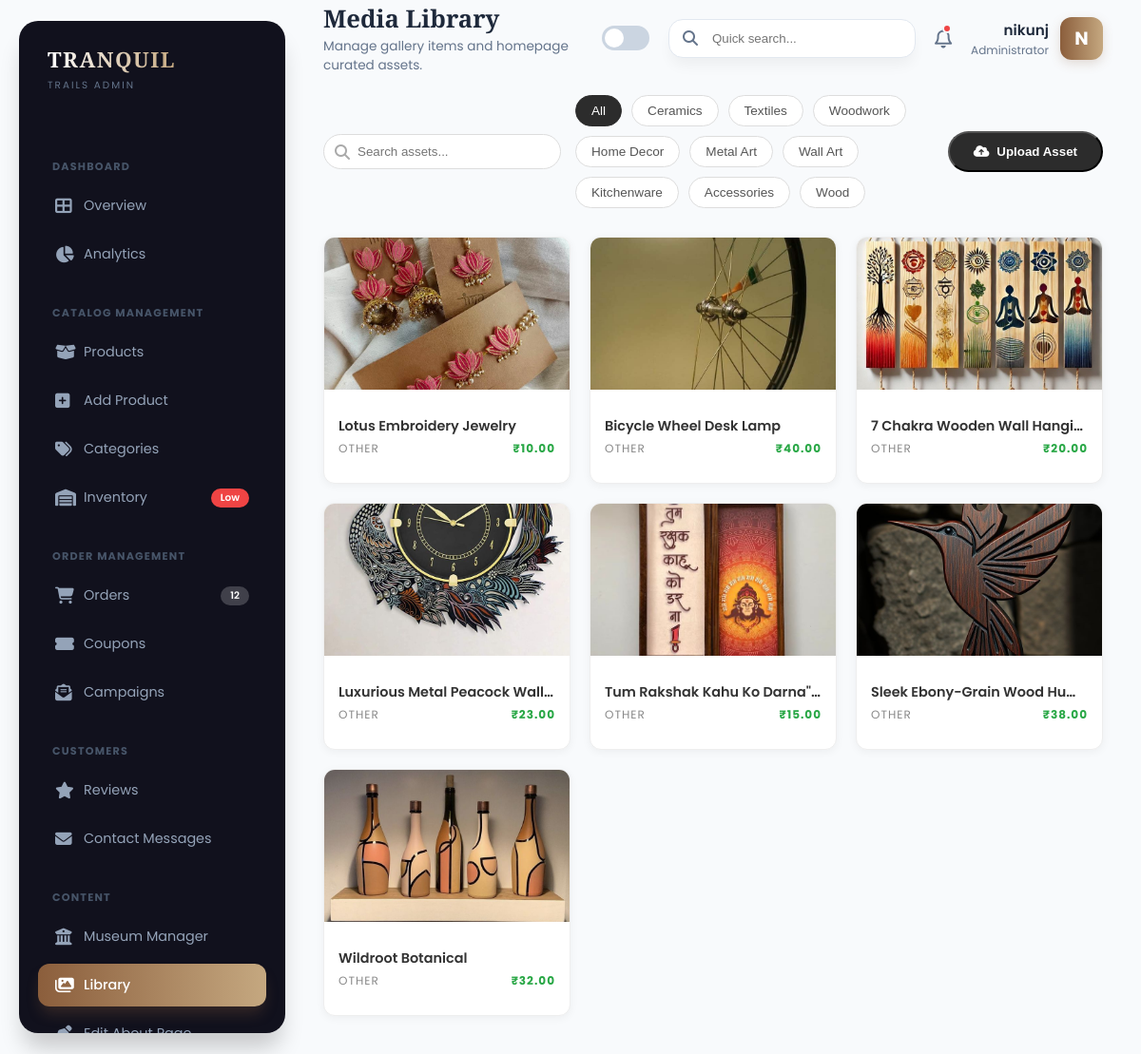
Screenshot of /admin-media/ (signed in) with the database file from the repository.
### core/models.py (models this page shows, shortened)
class Category(models.Model):
    name = models.CharField(max_length=100)
    slug = models.SlugField(unique=True)
    image = models.ImageField(upload_to='categories/', blank=True, null=True)
    class Meta:
        verbose_name_plural = "Categories"

class GalleryItem(models.Model):
    CATEGORY_CHOICES = [
        ('Ceramics', 'Ceramics'),
        ('Wood', 'Woodwork'),
        ('Textiles', 'Textiles'),
        ('Other', 'Other')
    ]
    title = models.CharField(max_length=100)
    price = models.DecimalField(max_digits=10, decimal_places=2, default=0.00)
    category = models.CharField(max_length=50, choices=CATEGORY_CHOICES, default='Other')
    image = models.ImageField(upload_to='gallery/')
    created_at = models.DateTimeField(auto_now_add=True)

### core/views.py (the view, shortened to what this page needs)
# urls.py: path('admin-media/', views.admin_media, name='admin_media'),
@login_required(login_url='login')
@user_passes_test(admin_only, login_url='login')
def admin_media(request):
    gallery_items = GalleryItem.objects.all().order_by('-created_at')
    categories = Category.objects.all()
    return render(request, 'admin/media.html', {
        'gallery_items': gallery_items,
        'categories': categories
    })

### core/context_processors.py (called while the page is built)
def site_settings(request):
    settings_obj, _ = SiteSetting.objects.get_or_create(id=1)
    return {'site_settings': settings_obj}

### core/views.py (called while the page is built)
def admin_only(user):
    return user.is_authenticated and user.is_staff

### core/templates/admin/media.html (shortened to what this page needs)
{% extends 'admin/base_admin.html' %}
{% load static %}
{% block page_title %}Media Library{% endblock %}
{% block page_desc %}Manage gallery items and homepage curated assets.{% endblock %}
{% block content %}
<div class="fade-in-up">
    <div class="media-toolbar">
        <div style="display: flex; gap: 15px; align-items: center; flex: 1;">
            <div style="position: relative;">
                <i class="fas fa-search" style="position: absolute; left: 12px; top: 50%; transform: translateY(-50%); color: #aaa;"></i>
                <input type="text" id="mediaSearch" placeholder="Search assets..."
                       style="padding: 10px 10px 10px 35px; border: 1px solid #ddd; border-radius: 30px; width: 250px; outline: none;">
            </div>
            <div class="filter-group">
                <button class="filter-chip active" data-filter="all" onclick="filterGallery('all', this)">All</button>
                {% for cat in categories %}
                    <button class="filter-chip" data-filter="{{ cat.name|lower }}" onclick="filterGallery('{{ cat.name|lower }}', this)">{{ cat.name }}</button>
                {% endfor %}
            </div>
        </div>
        <button class="upload-trigger" onclick="openUploadModal()">
            <i class="fas fa-cloud-upload-alt"></i> Upload Asset
        </button>
    </div>
    <div class="media-grid" id="mediaGrid">
        {% for item in gallery_items %}
        <div class="asset-card"
             data-category="{{ item.category|lower }}"
             data-title="{{ item.title|default:'Untitled'|lower }}">
            <div class="asset-img-wrapper">
            </div>
            <div class="asset-info">
                <div class="asset-title">{{ item.title|default:"Untitled Asset" }}</div>
                <div class="asset-meta">
                    <span>{{ item.category }}</span>
                    {% if item.price > 0 %}
                    <span class="asset-price">₹{{ item.price }}</span>
                    {% endif %}
                </div>
            </div>
        </div>
        {% empty %}
            <div style="grid-column: 1/-1; text-align: center; padding: 50px; color: #999;">
                <i class="far fa-images" style="font-size: 3rem; margin-bottom: 10px; opacity: 0.5;"></i>
                <p>No media assets found. Upload your first one!</p>
            </div>
        {% endfor %}
    </div>
</div>
{% endblock %}

### core/templates/admin/base_admin.html (shortened to what this page needs)
{% load static %}
<!DOCTYPE html>
<html lang="en" data-theme="light"> <head>
    <link rel="stylesheet" href="https://cdnjs.cloudflare.com/ajax/libs/font-awesome/6.4.0/css/all.min.css">
</head>
<body>
    <aside class="sidebar" id="sidebar">
        <div class="logo-area">
            <div>
                <div class="logo-text">TRANQUIL</div>
                <div class="logo-sub">Trails Admin</div>
            </div>
        </div>
        <div class="nav-scroller">
            <div class="nav-category">Dashboard</div>
            <div class="nav-item">
                <a href="{% url 'admin_dashboard' %}" class="nav-link {% if request.resolver_match.url_name == 'admin_dashboard' %}active{% endif %}">
                    <i class="fas fa-th-large"></i> <span>Overview</span>
                </a>
            </div>
            <div class="nav-item">
                <a href="{% url 'admin_analytics' %}" class="nav-link {% if request.resolver_match.url_name == 'admin_analytics' %}active{% endif %}">
                    <i class="fas fa-chart-pie"></i> <span>Analytics</span>
                </a>
            </div>
            <div class="nav-category">Catalog Management</div>
            <div class="nav-item">
                <a href="{% url 'admin_products' %}" class="nav-link {% if request.resolver_match.url_name == 'admin_products' %}active{% endif %}">
                    <i class="fas fa-box-open"></i> <span>Products</span>
                </a>
            </div>
            <div class="nav-item">
                <a href="{% url 'admin_add_product' %}" class="nav-link {% if request.resolver_match.url_name == 'admin_add_product' %}active{% endif %}">
                    <i class="fas fa-plus-square"></i> <span>Add Product</span>
                </a>
            </div>
            <div class="nav-item">
                <a href="{% url 'admin_categories' %}" class="nav-link {% if request.resolver_match.url_name == 'admin_categories' %}active{% endif %}">
                    <i class="fas fa-tags"></i> <span>Categories</span>
                </a>
            </div>
            <div class="nav-item">
                <a href="{% url 'admin_inventory' %}" class="nav-link {% if request.resolver_match.url_name == 'admin_inventory' %}active{% endif %}">
                    <i class="fas fa-warehouse"></i> <span>Inventory</span>
                    <span class="badge bg-danger">Low</span>
                </a>
            </div>
            <div class="nav-category">Order Management</div>
            <div class="nav-item">
                <a href="{% url 'admin_orders' %}" class="nav-link {% if request.resolver_match.url_name == 'admin_orders' %}active{% endif %}">
                    <i class="fas fa-shopping-cart"></i> <span>Orders</span>
                    <span class="badge bg-accent">12</span>
                </a>
            </div>
             <div class="nav-item">
                <a href="{% url 'admin_discounts' %}" class="nav-link {% if request.resolver_match.url_name == 'admin_discounts' %}active{% endif %}">
                    <i class="fas fa-ticket-alt"></i> <span>Coupons</span>
                </a>
            </div>
            <div class="nav-item">
                <a href="{% url 'admin_campaigns' %}" class="nav-link {% if request.resolver_match.url_name == 'admin_campaigns' %}active{% endif %}">
                    <i class="fas fa-envelope-open-text"></i> <span>Campaigns</span>
                </a>
            </div>
            <div class="nav-category">Customers</div>
           <div class="nav-item">
                <a href="{% url 'admin_reviews' %}" class="nav-link {% if request.resolver_match.url_name == 'admin_reviews' %}active{% endif %}">
                    <i class="fas fa-star"></i> <span>Reviews</span>
                </a>
            </div>
                       <div class="nav-item">
                <a href="{% url 'admin_contact_messages' %}"
                class="nav-link {% if request.resolver_match.url_name == 'admin_contact_messages' %}active{% endif %}">
                    <i class="fas fa-envelope"></i> <span>Contact Messages</span>
                </a>
            </div>
            <div class="nav-category">Content</div>
            <div class="nav-item">
                <a href="{% url 'museum_manager' %}" class="nav-link {% if request.resolver_match.url_name == 'museum_manager' %}active{% endif %}">
                    <i class="fas fa-university"></i> <span>Museum Manager</span>
                </a>
            </div>
            <div class="nav-item">
                <a href="{% url 'admin_media' %}" class="nav-link {% if request.resolver_match.url_name == 'admin_media' %}active{% endif %}">
                    <i class="fas fa-images"></i> <span>Library</span>
                </a>
            </div>
             <div class="nav-item">
                <a href="{% url 'admin_about_editor' %}" class="nav-link {% if request.resolver_match.url_name == 'admin_about_editor' %}active{% endif %}">
                    <i class="fas fa-pen-nib"></i> <span>Edit About Page</span>
                </a>
            </div>
        </div>
    </aside>
    <div class="content-wrapper">
        <header class="top-header">
            <div class="header-left">
                <div class="page-title">
                    <h2>{% block page_title %}Dashboard{% endblock %}</h2>
                    <p>{% block page_desc %}Welcome back, Admin{% endblock %}</p>
                </div>
            </div>
            <div class="header-right">
                <div class="theme-switch-wrapper">
                    <label class="theme-switch" for="checkbox">
                        <div class="slider round">
                            <i class="fas fa-sun"></i>
                        </div>
                    </label>
                </div>
                <div class="search-box">
                    <i class="fas fa-search"></i>
                    <input type="text" placeholder="Quick search...">
                </div>
                <div class="notif-btn">
                    <i class="far fa-bell"></i>
                    <div class="notif-dot"></div>
                </div>
                <div class="user-profile">
                    <div class="user-info">
                        <span class="name">{{ user.first_name|default:user.username }}</span>
                        <span class="role">Administrator</span>
                    </div>
                    <div class="user-avatar">
                        {{ user.username|slice:":1"|upper }}
                    </div>
                </div>
            </div>
        </header>
        <div class="content-body">
            {% block content %}{% endblock %}
        </div>
    </div>
</body>
</html>

### core/templates/admin/media.html (style rules this page uses)
.media-toolbar { display: flex; justify-content: space-between; align-items: center; margin-bottom: 30px; flex-wrap: wrap; gap: 20px; }
.media-grid { display: grid; grid-template-columns: repeat(auto-fill, minmax(200px, 1fr)); gap: 20px; }
.asset-card { background: white; border-radius: 12px; overflow: hidden; box-shadow: 0 2px 10px rgba(0,0,0,0.05); transition: 0.3s; position: relative; border: 1px solid #eee; height: 260px; display: flex; flex-direction: column; }
.asset-img-wrapper { height: 160px; width: 100%; position: relative; overflow: hidden; background: #f4f4f4; }
.asset-info { padding: 15px; flex: 1; display: flex; flex-direction: column; justify-content: center; }
.asset-title { font-weight: 600; font-size: 0.9rem; color: #333; margin-bottom: 4px; white-space: nowrap; overflow: hidden; text-overflow: ellipsis; }
.asset-meta { font-size: 0.75rem; color: #888; text-transform: uppercase; letter-spacing: 1px; display: flex; justify-content: space-between; }
.asset-price { color: #28a745; font-weight: bold; }
.upload-trigger { background: #2c2c2c; color: white; padding: 12px 25px; border-radius: 30px; font-weight: 600; cursor: pointer; display: flex; align-items: center; gap: 8px; transition: 0.3s; }
.filter-group { display: flex; gap: 10px; flex-wrap: wrap; }
.filter-chip { background: white; border: 1px solid #ddd; padding: 8px 16px; border-radius: 20px; font-size: 0.85rem; color: #555; cursor: pointer; transition: 0.2s; }
.filter-chip.active, .filter-chip:hover { background: #2c2c2c; color: white; border-color: #2c2c2c; }

### rows the page displays
Category: name "Ceramics"
Category: name "Textiles"
Category: name "Woodwork"
Category: name "Home Decor"
Category: name "Metal Art"
Category: name "Wall Art"
Category: name "Kitchenware"
Category: name "Accessories"
Category: name "Wood"
GalleryItem: title "Lotus Embroidery Jewelry", category "OTHER", price "10.00"
GalleryItem: title "Bicycle Wheel Desk Lamp", category "OTHER", price "40.00"
GalleryItem: title "7 Chakra Wooden Wall Hangi…", category "OTHER", price "20.00"
GalleryItem: title "Luxurious Metal Peacock Wall…", category "OTHER", price "23.00"
GalleryItem: title "Tum Rakshak Kahu Ko Darna\"…", category "OTHER", price "15.00"
GalleryItem: title "Sleek Ebony-Grain Wood Hu…", category "OTHER", price "38.00"
GalleryItem: title "Wildroot Botanical", category "OTHER", price "32.00"

### other values shown
{{ user.first_name|default:user.username }} "nikunj"
{{ user.username|slice:":1"|upper }} "N"
